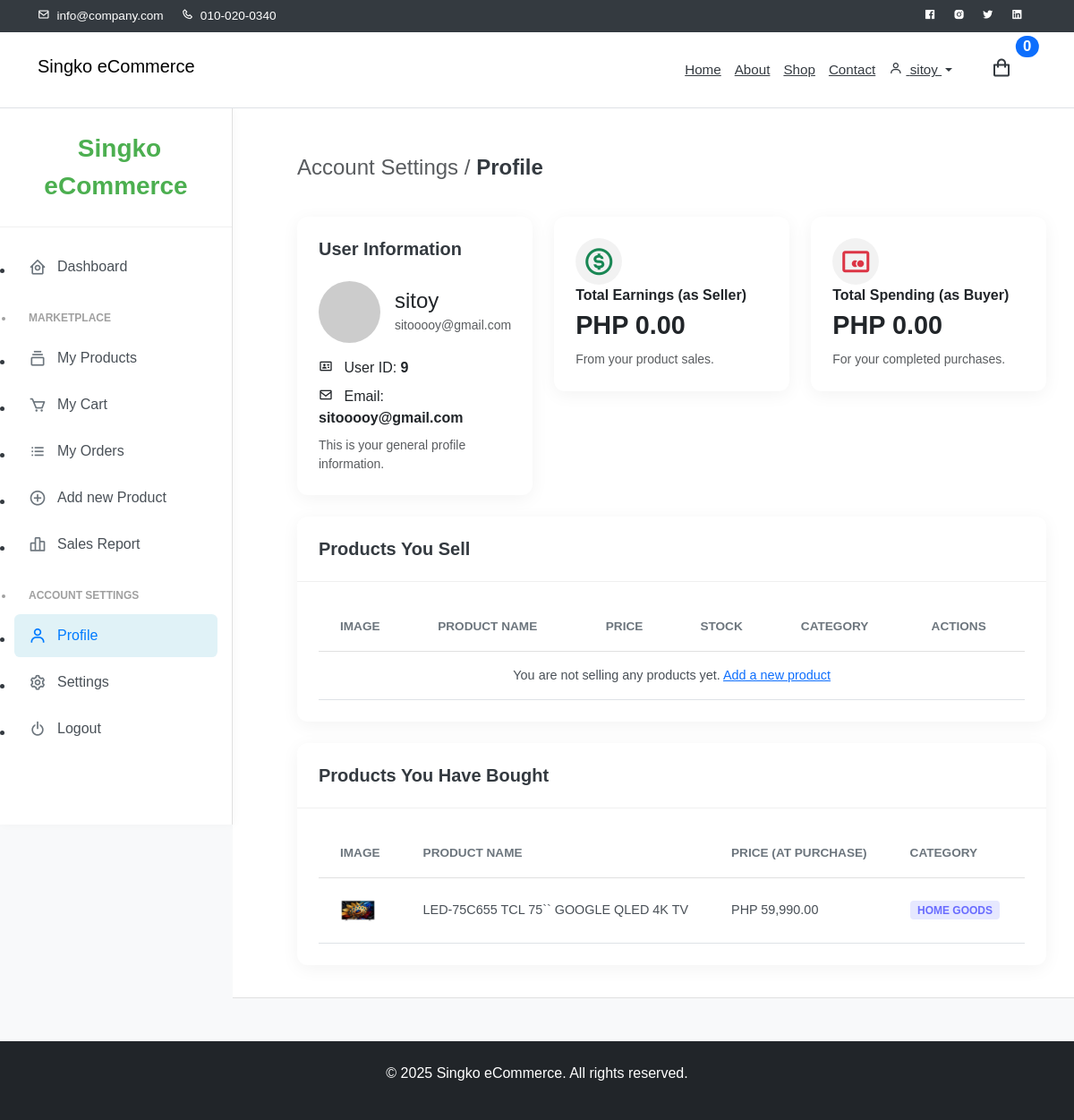
/profile.php (signed in), run on the app's committed database.
### tables this page shows
CREATE TABLE IF NOT EXISTS `users` (
  `user_id` int NOT NULL AUTO_INCREMENT,
  `full_name` varchar(100) NOT NULL,
  `address` text NOT NULL,
  `contact_number` varchar(20) NOT NULL,
  `email` varchar(100) NOT NULL,
  `username` varchar(50) NOT NULL,
  `password` varchar(100) NOT NULL,
  `role` enum('buyer','seller','admin') NOT NULL DEFAULT 'buyer',
  `registration_date` timestamp NULL DEFAULT CURRENT_TIMESTAMP,
  `email_notifications` tinyint(1) DEFAULT '0',
  PRIMARY KEY (`user_id`),
  UNIQUE KEY `email` (`email`),
  UNIQUE KEY `username` (`username`)
);

CREATE TABLE IF NOT EXISTS `products` (
  `product_id` int NOT NULL AUTO_INCREMENT,
  `seller_id` int NOT NULL,
  `name` varchar(100) NOT NULL,
  `description` text,
  `price` decimal(10,2) NOT NULL,
  `category_id` int NOT NULL,
  `stock_quantity` int NOT NULL,
  `image_url` varchar(100) DEFAULT NULL,
  `status` enum('active','inactive','sold_out') NOT NULL DEFAULT 'active',
  `created_at` timestamp NULL DEFAULT CURRENT_TIMESTAMP,
  `updated_at` timestamp NULL DEFAULT CURRENT_TIMESTAMP ON UPDATE CURRENT_TIMESTAMP,
  PRIMARY KEY (`product_id`),
  KEY `seller_id` (`seller_id`),
  KEY `category_id` (`category_id`)
);

CREATE TABLE IF NOT EXISTS `categories` (
  `category_id` int NOT NULL AUTO_INCREMENT,
  `name` varchar(100) NOT NULL,
  PRIMARY KEY (`category_id`),
  UNIQUE KEY `name` (`name`)
);

### profile.php (the view, shortened to what the rows shown need)
<?php
include 'includes/header.php';
require_once 'db_config.php';
$user_id = $_SESSION['user_id'];
$user_info = [];
$products_bought_by_user = [];
$sql_user_info = "SELECT username, email FROM users WHERE user_id = ?";
$stmt_user_info = $conn->prepare($sql_user_info);
$stmt_user_info->bind_param("i", $user_id);
$stmt_user_info->execute();
$result_user_info = $stmt_user_info->get_result();
if ($result_user_info->num_rows > 0) {
    $user_info = $result_user_info->fetch_assoc();
}
$sql_products_bought = "SELECT DISTINCT
                            p.product_id,
                            p.name,
                            p.price,
                            p.image_url,
                            c.name as category_name
                        FROM orders o
                        JOIN order_items oi ON o.order_id = oi.order_id
                        JOIN products p ON oi.product_id = p.product_id
                        JOIN categories c ON p.category_id = c.category_id
                        WHERE o.user_id = ?
                        ORDER BY p.name ASC";
$stmt_products_bought = $conn->prepare($sql_products_bought);
$stmt_products_bought->bind_param("i", $user_id);
$stmt_products_bought->execute();
$result_products_bought = $stmt_products_bought->get_result();
if ($result_products_bought->num_rows > 0) {
    while ($row = $result_products_bought->fetch_assoc()) {
        $products_bought_by_user[] = $row;
    }
}
?>
<div class="layout-wrapper layout-content-navbar">
        <div class="layout-container">
            <div class="layout-page">
                <nav class="layout-navbar container-xxl navbar navbar-expand-xl navbar-detached align-items-center bg-navbar-theme" id="layout-navbar">
                <div class="content-wrapper">
                    <div class="container-xxl flex-grow-1 container-p-y">
                        <div class="row">
                            <div class="col-md-6 col-lg-4 mb-4">
                                <div class="card h-100">
                                    <div class="card-body">
                                        <div class="d-flex align-items-center mb-3">
                                            <div>
                                                <h4 class="mb-0"><?php echo htmlspecialchars($user_info['username'] ?? 'N/A'); ?></h4>
                                                <small class="text-muted"><?php echo htmlspecialchars($user_info['email'] ?? 'N/A'); ?></small>
                                            </div>
                                        </div>
                                        <p class="mb-0"><i class="bx bx-envelope me-2"></i> Email: <strong><?php echo htmlspecialchars($user_info['email'] ?? 'N/A'); ?></strong></p>
                                    </div>
                                </div>
                            </div>
                        </div>
                        <div class="card mb-4">
                            <div class="card-body">
                                <div class="table-responsive text-nowrap">
                                    <table class="table table-hover">
                                        <thead>
                                            <tr>
                                                <th>Image</th>
                                                <th>Product Name</th>
                                                <th>Price</th>
                                                <th>Stock</th>
                                                <th>Category</th>
                                                <th>Actions</th>
                                            </tr>
                                        </thead>
                                    </table>
                                </div>
                            </div>
                        </div>
                        <div class="card">
                            <div class="card-body">
                                <div class="table-responsive text-nowrap">
                                    <table class="table table-hover">
                                        <thead>
                                            <tr>
                                                <th>Image</th>
                                                <th>Product Name</th>
                                                <th>Price (at purchase)</th>
                                                <th>Category</th>
                                            </tr>
                                        </thead>
                                        <tbody class="table-border-bottom-0">
                                            <?php if (!empty($products_bought_by_user)): ?>
                                                <?php foreach ($products_bought_by_user as $product): ?>
                                                    <tr>
                                                        <td>
                                                            <img src="<?php echo htmlspecialchars($product['image_url'] ?? 'https://via.placeholder.com/40?text=N/A'); ?>" alt="Product Image" style="width: 40px; height: 40px; object-fit: cover; border-radius: 4px;">
                                                        </td>
                                                        <td><?php echo htmlspecialchars($product['name']); ?></td>
                                                        <td>PHP <?php echo number_format($product['price'], 2); ?></td>
                                                        <td><span class="badge bg-label-primary me-1"><?php echo htmlspecialchars($product['category_name']); ?></span></td>
                                                    </tr>
                                                <?php endforeach; ?>
                                            <?php else: ?>
                                                <tr>
                                                    <td colspan="4" class="text-center">You have not bought any products yet. <a href="index.php">Start shopping!</a></td>
                                                </tr>
                                            <?php endif; ?>
                                        </tbody>
                                    </table>
                                </div>
                            </div>
                        </div>
                    </div>
                </div>
                </div>
            </div>
    </div>
    </main>
</body>
</html>

### data on the page
users: username "sitoy", email "sitooooy@gmail.com"
products: image_url (picture), name "LED-75C655 TCL 75`` GOOGLE QLED 4K TV", price "59,990.00", category.name "HOME GOODS"

### other printed values
$_SESSION['username'] "sitoy"
$user_id "9"
$total_earnings_as_seller "0.00"
$total_spending_as_buyer "0.00"
